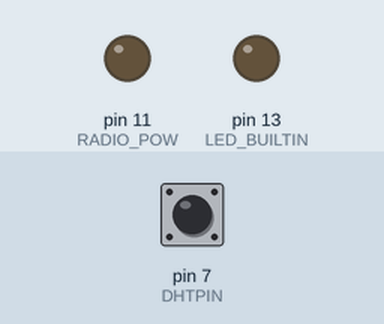
Simulated run of this sketch. Board: Arduino Uno, built with avr-gcc and run on an emulated ATmega328P. Shown: output pins drawn as LEDs (lit = HIGH). The inputs (shaded band) are chosen by the test bench; at power-on: pin 7 (DHTPIN) HIGH. Sleep ends after the set time or at an interrupt; pins used as bus, display or sensor lines are not drawn; what the sketch prints to the serial monitor is not drawn.

Above: at 17.1 s.
At 34.8 s:
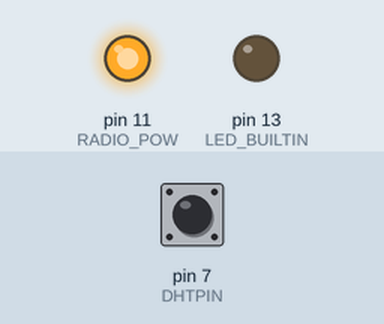
Timing chart, 0 to 46.0 s (numbered marks = the images above):
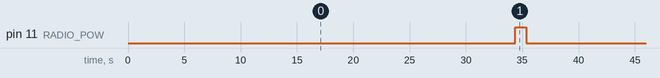

Measured:
- by itself, pin 11 (RADIO_POW): alternates HIGH for 1.0 s and LOW for 34.4 s

The sketch:

TempSensor.ino
```cpp
//#include <RadioHead.h>

//#include <eeprom.h>

/*
	Consomation :
	Sleep power down with led : 5.06 mA
	Actif à vide avec led : 15.7 mA
	Actif avec power sur DHT et led 17.2 mA
	Sleep power down without led 2.25 mA
	Regulateur entrée sur VIN pour faire du 5V  : 1.5 mA

	Sans LED, sans régualteur : 240 uA
*/

#include "lib\DHT_sensor_library\DHT.h"

#include <avr/sleep.h>
#include <avr/power.h>
#include <avr/wdt.h>

volatile int f_timer = 0;


//#define TEST_RADIO


#define SENSOR_ID 15


#define DHTPIN 7     // what pin we're connected to
#define DHTTYPE DHT22   // DHT 22  (AM2302)
#define DHT_POW	4
#define RADIO_POW	11
DHT dht(DHTPIN, DHTTYPE); //// Initialize DHT sensor for normal 16mhz Arduino

// #include <RH_ASK.h>
// RH_ASK driver(1000, 5, 1, 6);

ISR(WDT_vect) {
	if (f_timer == 0) {
		f_timer = 1;
	}
}

void setupWdTimer() {
	//https://gist.github.com/stojg/aec2c8c54c29c0fab407
	// The MCU Status Register (MCUSR) is used to tell the cause of the last
	// reset, such as brown-out reset, watchdog reset, etc.
	// NOTE: for security reasons, there is a timed sequence for clearing the
	// WDE and changing the time-out configuration. If you don't use this
	// sequence properly, you'll get unexpected results.

	// Clear the reset flag on the MCUSR, the WDRF bit (bit 3).
	MCUSR &= ~(1 << WDRF);

	// Configure the Watchdog timer Control Register (WDTCSR)
	// The WDTCSR is used for configuring the time-out, mode of operation, etc

	// In order to change WDE or the pre-scaler, we need to set WDCE (This will
	// allow updates for 4 clock cycles).

	// Set the WDCE bit (bit 4) and the WDE bit (bit 3) of the WDTCSR. The WDCE
	// bit must be set in order to change WDE or the watchdog pre-scalers.
	// Setting the WDCE bit will allow updates to the pre-scalers and WDE for 4
	// clock cycles then it will be reset by hardware.
	WDTCSR |= (1 << WDCE) | (1 << WDE);

	/**
	*	Setting the watchdog pre-scaler value with VCC = 5.0V and 16mHZ
	*	WDP3 WDP2 WDP1 WDP0 | Number of WDT | Typical Time-out at Oscillator Cycles
	*	0    0    0    0    |   2K cycles   | 16 ms
	*	0    0    0    1    |   4K cycles   | 32 ms
	*	0    0    1    0    |   8K cycles   | 64 ms
	*	0    0    1    1    |  16K cycles   | 0.125 s
	*	0    1    0    0    |  32K cycles   | 0.25 s
	*	0    1    0    1    |  64K cycles   | 0.5 s
	*	0    1    1    0    |  128K cycles  | 1.0 s
	*	0    1    1    1    |  256K cycles  | 2.0 s
	*	1    0    0    0    |  512K cycles  | 4.0 s
	*	1    0    0    1    | 1024K cycles  | 8.0 s
	*/

#ifndef TEST_RADIO
	WDTCSR = (1 << WDP3) | (0 << WDP2) | (0 << WDP1) | (1 << WDP0);	// 8sec
#else
	WDTCSR = (0 << WDP3) | (1 << WDP2) | (0 << WDP1) | (1 << WDP0); // 0.5 sec
#endif

	// Enable the WD interrupt (note: no reset).
	WDTCSR |= _BV(WDIE);
}

void enterSleepModeWd() {

	/*SLEEP_MODE_IDLE - the least power savings
	SLEEP_MODE_ADC
	SLEEP_MODE_PWR_SAVE
	SLEEP_MODE_STANDBY
	SLEEP_MODE_PWR_DOWN - the most power savings*/

	pinMode(0, INPUT);
	pinMode(1, INPUT);

	// Disable ADC
	ADCSRA = ADCSRA & B01111111;
	// Disable comparator
	ACSR = B10000000;
	// Disable analog buffer
	 DIDR0 = DIDR0 | B00111111;

	set_sleep_mode(SLEEP_MODE_PWR_DOWN);
	//set_sleep_mode(SLEEP_MODE_IDLE);

	sleep_enable();

	sleep_mode();

	sleep_disable();

	power_all_enable();
	//power_adc_disable();
	//power_spi_disable();
}

void blinkLed(int nbr) {
	for (int k = 0; k < nbr; k++){
		digitalWrite(LED_BUILTIN, HIGH);
		delay(100);
		digitalWrite(LED_BUILTIN, LOW);
		delay(100);
	}

	delay(500);

	for (int k = 0; k < nbr; k++){
		digitalWrite(LED_BUILTIN, HIGH);
		delay(100);
		digitalWrite(LED_BUILTIN, LOW);
		delay(100);
	}
}

void setup(){

	pinMode(DHT_POW, OUTPUT);
	pinMode(RADIO_POW, OUTPUT);
	pinMode(LED_BUILTIN, OUTPUT);

	Serial.begin(1200);

	dht.begin();

	setupWdTimer();
}

float hum, temp;
int cpt = 0;

void loop() {

	if (f_timer == 1) {
		f_timer = 0;

	#ifdef TEST_RADIO
		if(false){
	#else
		if ( cpt >= 0 && cpt < 3) {
	#endif
			cpt++;
		}
		else {
			cpt = 0;

			digitalWrite(DHT_POW, HIGH);

			#ifdef TEST_RADIO
				delay(100);
			#else
				delay(100 + SENSOR_ID * 100);
			#endif

			digitalWrite(RADIO_POW, HIGH);
			hum = dht.readHumidity();
			temp = dht.readTemperature();

			for (int i = 0; i < 4; i++)
			{
				byte buff[21];

				buff[0] = 0xA5;

				buff[1] = SENSOR_ID;

				int tmp = temp * 100;
				buff[2] = (tmp >> 8) & 0xFF;
				buff[3] = tmp & 0xFF;

				tmp = hum * 100;
				buff[4] = (tmp >> 8) & 0xFF;
				buff[5] = tmp & 0xFF;

				/*buff[0] = 0xA5;
				buff[1] = 0x1;
				buff[2] = 0x2;
				buff[3] = 0x3;
				buff[4] = 0x4;
				buff[5] = 0x5;*/

				buff[6] = buff[0] + buff[1] + buff[2] + buff[3] + buff[4] + buff[5];

				for (int k = 7; k < 21; k++) {
					buff[k] = buff[k % 7];
				}

				Serial.write(buff, 21);
				Serial.flush();

				delay(10);
			}

			digitalWrite(RADIO_POW, LOW);
			digitalWrite(DHT_POW, LOW);


			wdt_reset();
		}
	}
	else {
		delay(100);
	}

	enterSleepModeWd();
}
```
